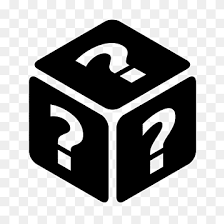
#> input picture CS/HW/1/practical/answers/Q4/image.png, 224 x 224 px
$ jupyter execute --allow-errors 4.ipynb
#> lines starting #> are read from the running program, lines starting #| are printed output that depends on the picture
[cell 1]
from Crypto.Hash import SHA256
from Crypto.Cipher import AES
from Crypto.Util.Padding import  pad,unpad
from PIL import Image , ImageFilter
import numpy as np

[cell 2]
data = '40131383-40125933'
#> (the rest of this cell did not finish here and is left out)

#> (a cell that did not finish here is left out)

[cell 4]
img = Image.open("image.png")
#> img is the input picture: PIL image 224x224 RGB; min 0, max 255, mean 154.8
img

[cell 5]
gray_image = img.convert("L")
gray_image

[cell 6]
blur_strength = 2
blurred_image = gray_image.filter(ImageFilter.BoxBlur(blur_strength))
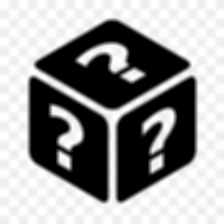
#> blurred_image: PIL image 224x224 L; min 0, max 255, mean 154.8
blurred_image

[cell 7]
pixelation_factor = 2
small_image = blurred_image.resize(
    (blurred_image.width // pixelation_factor,
     blurred_image.height // pixelation_factor),
    Image.NEAREST
)
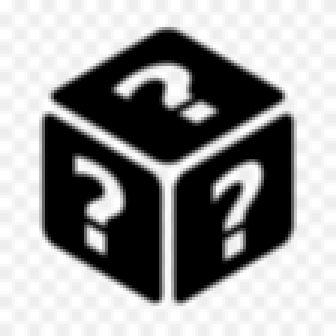
#> small_image: PIL image 112x112 L (shown 3 times larger); min 0, max 255, mean 154.8
pixelated_image = small_image.resize(blurred_image.size, Image.NEAREST)
pixelated_image

[cell 8]
pixel_array = np.array(pixelated_image)


grayscale_levels = 8
scaled_pixels = (pixel_array / 255.0) * grayscale_levels
quantized_pixels = (scaled_pixels.astype(np.uint8) * (255 // grayscale_levels))  # Scale back to 0 - 255
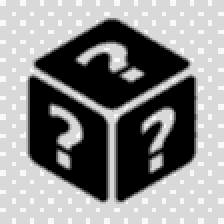
#> quantized_pixels: shape (224, 224); min 0, max 248, mean 138

processed_image = Image.fromarray(quantized_pixels)
processed_image.save('processed_image.png')
processed_image

[cell 9]
data = quantized_pixels.tobytes()
original_shape = quantized_pixels.shape
#> original_shape = (224, 224)
print(original_shape)
#| (224, 224)

#> (a cell that did not finish here is left out)

#> (a cell that did not finish here is left out)

#> (a cell that did not finish here is left out)

#> (a cell that did not finish here is left out)

#> (a cell that did not finish here is left out)

#> (a cell that did not finish here is left out)

[cell 16]
print('Match!') if SHA256.new(data=data).digest() == SHA256.new(data=data_cbc_dec).digest() else print("not match!")
#> (this line was passed over: Crypto is not available in this run)
